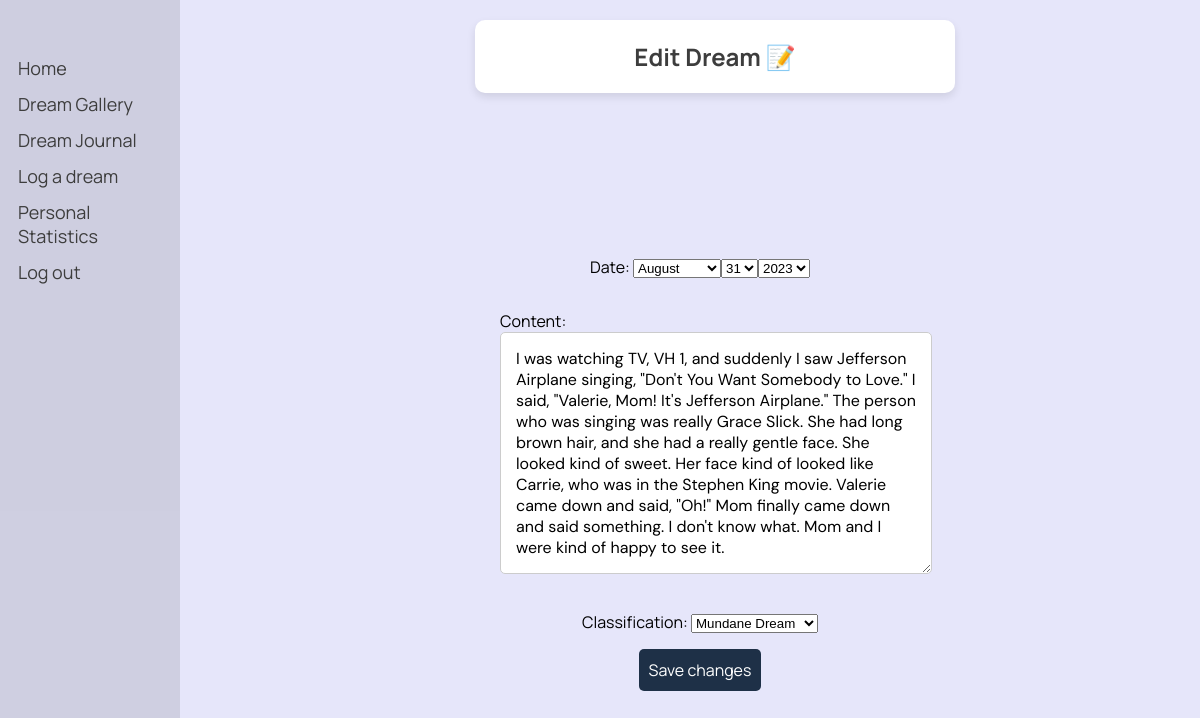
The app's page /dreams/edit_dream/202/ (signed in), older data.
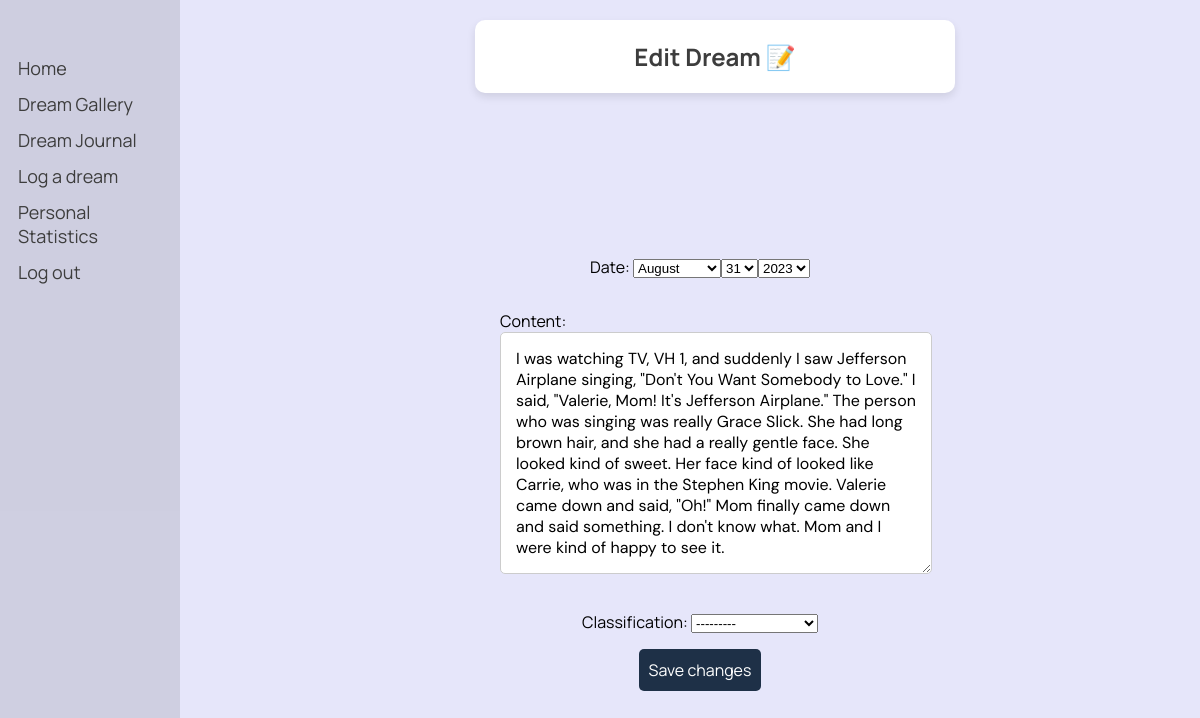
The same page, newer data.
### dreams/models.py (models this page shows, shortened)
class Dream(models.Model):
    classification_options = [
        ('0', 'Nightmare'),
        ('1', 'Mundane Dream'),
        ('2', 'Lucid Dream'),
        ('3', 'Existential Dream'),
    ]
    user = models.ForeignKey(User, on_delete=models.CASCADE)
    date = models.DateField()
    content = models.TextField()
    shared = models.BooleanField(default=False)
    anon = models.BooleanField(default=False)
    processed = models.BooleanField(default=False)
    is_favorite = models.BooleanField(default=False)
    keywords = models.JSONField(default=list, blank=True)
    classification = models.CharField(max_length=1, choices=classification_options, blank=True, null=True, default='')
    characters = models.JSONField(default=list, blank=True)
    places = models.JSONField(default=list, blank=True)
    emotion = models.CharField(max_length=20, blank=True)
    optional_titles = models.JSONField(default=list, blank=True)
    title = models.TextField(blank=True)

### dreams/views.py (the view)
# urls.py: path('edit_dream/<int:dream_id>/', views.edit_dream, name='edit_dream'),
@login_required
def edit_dream(request, dream_id):
    dream = get_object_or_404(Dream, id=dream_id)
    dream_bc = dream.content
    if request.method == 'POST':
        form = DreamForm(request.POST, instance=dream)
        if form.is_valid():
            dream_ac = form.cleaned_data['content']
            dream_date = form.cleaned_data['date']
            if dream_date > date.today():
                form.add_error('date', 'The date cannot be in the future.')
            elif dream_date < date(1970, 1, 1):
                form.add_error('date', 'The date cannot be earlier than 1970.')
            if not form.errors:
                dream.date = dream_date
                dream.classification = form.cleaned_data['classification']
                if dream_bc != dream_ac:
                    dream.content = dream_ac
                    dream.add_metadata()  # only generate metadata again if content was changed
                dream.save()
                return redirect('dreams:dream_journal')
    else:
        form = DreamForm(instance=dream)
    return render(request, 'dreams/edit_dream.html', {'form': form})

### dreams/forms.py
class DreamForm(forms.ModelForm):
    current_day = date.today()
    current_year = current_day.year
    date = forms.DateField(label='Date', widget=forms.SelectDateWidget(years=range(1970, current_year+1)), required=False)
    class Meta:
        model = Dream
        fields = ['date', 'content', 'classification']

### dreams/templates/dreams/edit_dream.html (shortened to what this page needs)
{% load static %}
<!DOCTYPE html>
<html lang="en">
<head>
    <link rel="stylesheet" type="text/css" href="{% static 'css/styles.css' %}">
</head>
<body>
    <div class="sidenav">
        <a href="/">Home</a>
        <a href="{% url 'dreams:gallery' %}">Dream Gallery</a>
        <a href="{% url 'dreams:dream_journal' %}">Dream Journal</a>
        <a href="{% url 'dreams:log_dream' %}">Log a dream</a>
        <a href="{% url 'dreams:personal_statistics' %}">Personal Statistics</a>
        <a href="{% url 'logout' %}">Log out</a>
    </div>
    <div class="header">
        <h2>Edit Dream 📝</h2>
    </div>
    <div class="container">
        <form class="form-container" method="post">
            {{ form.as_p }}
            <button type="submit">Save changes</button>
        </form>
    </div>
</body>
</html>

### static/css/styles.css (style rules this page uses)
body { font-family: 'Manrope', -apple-system, BlinkMacSystemFont, "Segoe UI", Roboto, Oxygen-Sans, Ubuntu, Cantarell, "Helvetica Neue", sans-serif; margin: 0; padding: 0; background-color: #E6E6FA; }
.button, button { font-family: 'Manrope', sans-serif; background-color: white; color:rgba(103, 96, 240); width: auto; text-decoration: none; padding: 10px 20px; border: none; border-radius: 5px; font-size: 18px; cursor: pointer; }

### dreams/templates/dreams/edit_dream.html (style rules this page uses)
body, html { margin: 0; padding: 0; width: 100%; height: 100%; font-family: 'Manrope', -apple-system, BlinkMacSystemFont, "Segoe UI", Roboto, Oxygen-Sans, Ubuntu, Cantarell, "Helvetica Neue", sans-serif; display: flex; flex-direction: column; justify-content: space-between; align-items: center; }
.sidenav { height: 100%; width: 180px; position: fixed; z-index: 1; top: 0; left: 0; background-color: rgba(0,0,0,0.1); overflow-x: hidden; padding-top: 50px; }
.sidenav a { padding: 6px 8px 6px 18px; text-decoration: none; font-size: 18px; color: #3D3D3D; display: block; }
.container { display: flex; flex-direction: column; justify-content: center; align-items: center; width: calc(100% - 200px); height: calc(100vh - 150px); margin-left: 200px; z-index: 1; }
.header { background: #FFFFFF; border-radius: 10px; color: #3D3D3D; display: flex; flex-direction:column; align-items:center; box-shadow: 0 4px 8px rgba(0, 0, 0, 0.1); width: 40%; margin-left: 230px; margin-bottom: 40px; text-align: center; margin-top: 20px; }
.form-container { width: 100%; max-width: 400px; margin-bottom: 20px; display: flex; flex-direction: column; align-items: center; }
.form-container input[type="text"], .form-container textarea { width: 100%; padding: 15px; border: 1px solid #ccc; border-radius: 5px; font-size: 16px; font-family: 'DM Sans', sans-serif; }
.form-container button[type="submit"] { padding: 10px; border: none; border-radius: 5px; background-color: #1e3047; color: white; font-size: 16px; cursor: pointer; transition: background-color 0.3s; font: inherit; }

Row changes from the older to the newer data that the page shows:
changed Dream: classification "Mundane Dream" → "---------"
